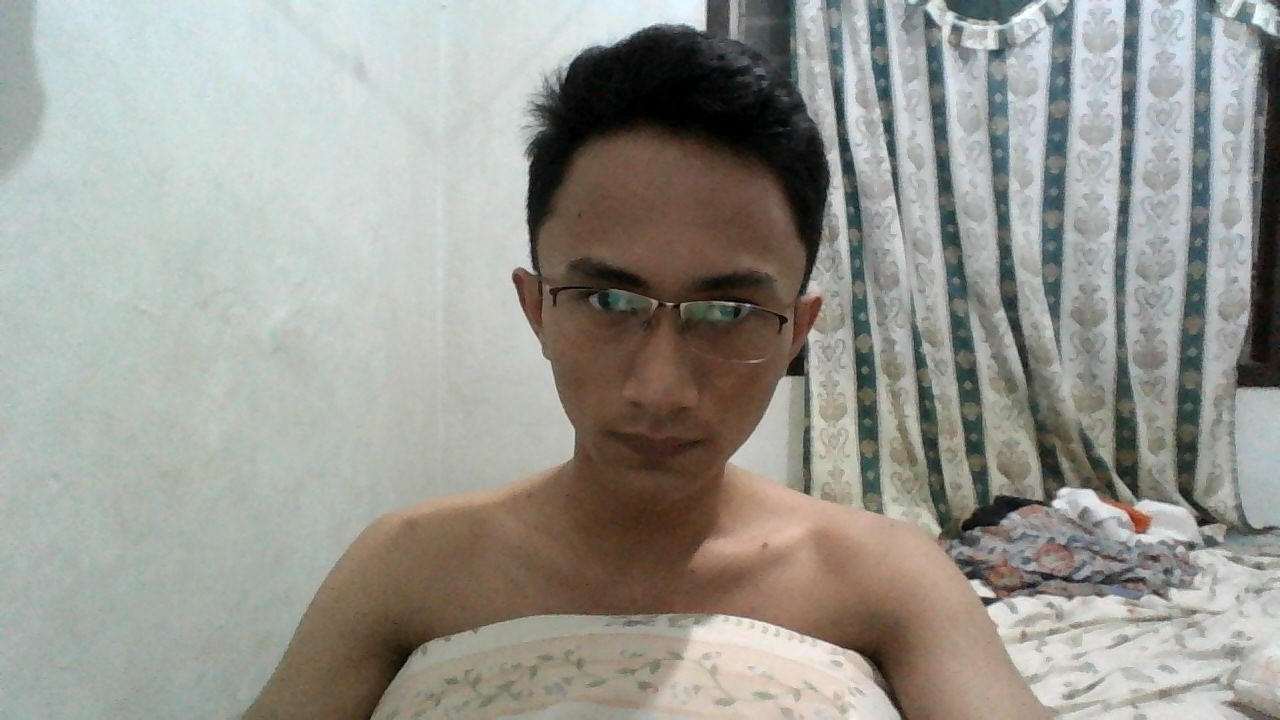
#> input picture Images/MeMyselfAndI.jpg, 1280 x 720 px, given in place of the camera
$ python video_detection_faster.py
#> lines starting #> are read from the running program, lines starting #| are printed output that depends on the picture; after the words box and inside, x2 and y2 are one past the last pixel; in counts of white or black regions, pixels touching at a corner belong together
## Remain the comment configuration below for pylint source-code, bug and quality checker.
# pylint: disable=maybe-no-member
import cv2
import imutils
import numpy
import time
import datetime

from imutils.video import FPS

video = cv2.VideoCapture(0)
face_cascade = cv2.CascadeClassifier('classifier/predefined/haarcascade_frontalface_default.xml')

time.sleep(1.0)

fps = FPS().start()

# start = datetime.datetime.now()
# end = None
numFrames = 0

while True:
    check, frame = video.read()
#> frame is the input picture: shape (720, 1280, 3); mean B, G, R 145.2, 152, 152.6

    if check:
        # end = datetime.datetime.now()

        frame = imutils.resize(frame, width=450)
#> frame: shape (253, 450, 3)
        frame = cv2.cvtColor(frame, cv2.COLOR_BGR2GRAY)
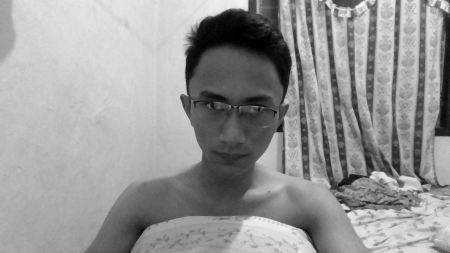
#> frame: shape (253, 450); min 0, max 252, mean 151.4
        frame = numpy.dstack([frame, frame, frame])
#> frame: shape (253, 450, 3)

        # cv2.putText(frame, "FPS: {}".format(numFrames/(end - start).total_seconds()), (10, 30), cv2.FONT_HERSHEY_SIMPLEX, 0.6, (0, 255, 0), 2)
        cv2.putText(frame, "Frames: {}".format(numFrames), (10, 30),
            cv2.FONT_HERSHEY_SIMPLEX, 0.6, (0, 255, 0), 2)
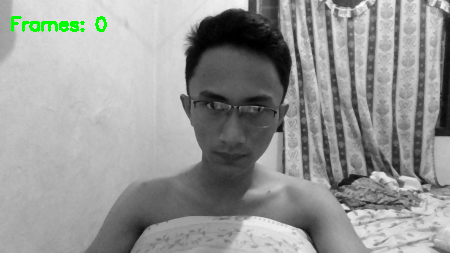
#> frame: shape (253, 450, 3); mean of channels 0, 1, 2 150.2, 151.6, 150.2; drawn as B, G, R

        faces = face_cascade.detectMultiScale(frame, scaleFactor = 1.05, minNeighbors = 5)
#> faces = [[173, 60, 119, 119]]

        for (x, y, w, h) in faces:
            cv2.rectangle(frame, (x, y), (x+w, y+h), (255, 0, 0), 1)
#> this loop made 1 pass
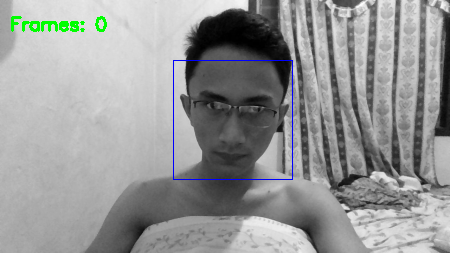
#> frame: shape (253, 450, 3); 0.42% of pixels changed, all inside (x1, y1, x2, y2) = (173, 60, 293, 180); drawn as B, G, R

        cv2.imshow('Video', frame)
        fps.update()
        numFrames += 1
        key = cv2.waitKey(1)
#> (key q is pressed here)
        if key == ord('q'):
            break

    else:
        print("[INFO] No video device found")
        break

fps.stop()
video.release()
cv2.destroyAllWindows()

print("[INFO] elasped time: {:.2f}".format(fps.elapsed()))
print("[INFO] approx. FPS: {:.2f}".format(fps.fps()))
